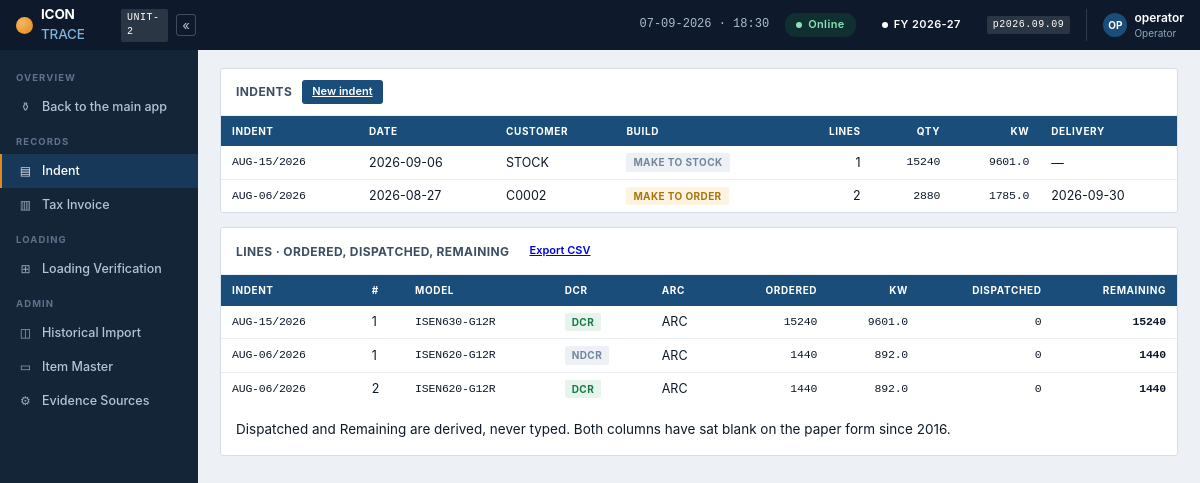
The page /indent on the database as committed earlier.
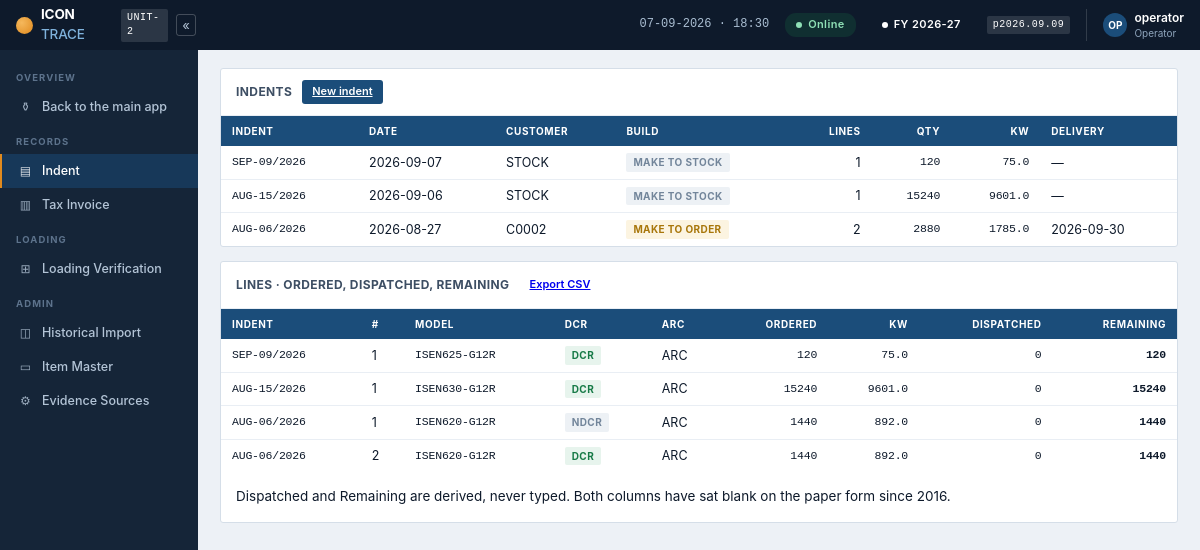
The same page on the database as committed later.
### tables this page shows
CREATE TABLE indent (
  indent_id     INTEGER PRIMARY KEY AUTOINCREMENT,
  indent_no     TEXT  NOT NULL,        -- e.g. AUG-05/2026
  indent_date   TEXT         NOT NULL,
  customer      TEXT NOT NULL,
  area          TEXT  NULL,
  lot_name      TEXT  NULL,      -- optional, Humesh's request

  -- Icon's own vocabulary, from the Jan-2025 SRS. Do not invent new terms:
  --   make_to_stock  = "Common Items"     - fulfil from General Stock
  --   make_to_order  = "Un-Common Items"  - built to a customer spec
  -- Borosil is make_to_order (own labels, no Icon logo). AGNI is
  -- make_to_stock. This is a SEPARATE axis from pre/post-shared, which is
  -- only about when the serial is disclosed.
  build_type    TEXT NOT NULL
                DEFAULT 'make_to_stock',

  -- The paper form says things like "NEXT WEEK". Keep what was written for
  -- the record, but store a real date so it can be sorted and chased.
  delivery_by   TEXT         NULL,
  delivery_text TEXT NULL,

  special_instructions TEXT  NULL,
  prepared_by   TEXT  NULL,            -- e.g. Akansha Reddy
  approved_by   TEXT  NULL,            -- Marketing HOD
  form_no       TEXT  NOT NULL DEFAULT 'IS-HO-MRK-FM-03',

  pdf_path      TEXT NULL,            -- file on disk, never a BLOB
  pdf_sha256    TEXT     NULL,

  status        TEXT NOT NULL DEFAULT 'open',
  closed_reason TEXT NULL,
  created_at    TEXT     NOT NULL DEFAULT CURRENT_TIMESTAMP,
  created_by    TEXT  NOT NULL,
  UNIQUE (indent_no)
);

CREATE TABLE indent_line (
  indent_line_id INTEGER PRIMARY KEY AUTOINCREMENT,
  indent_id      INTEGER      NOT NULL,
  line_no        INTEGER    NOT NULL,

  item_description TEXT NOT NULL,   -- exactly as written on the form
  -- so the line points at an ITEM, and the cell type comes with it.
  item_code      TEXT  NULL,
  model          TEXT  NOT NULL,     -- must exist in the model master
  wattage        INT          NOT NULL,
  qty            INT          NOT NULL,

  -- Store-declared REQUIREMENTS, stated before material issue. They are not
  -- derived from the materials chosen - the store needs the instruction
  -- first. Keeping them independent is what makes the cross-check possible:
  -- indent says DCR + materials issued say NDCR = refuse.
  dcr            TEXT NOT NULL,
  arc            TEXT NULL,

  -- From "PALLET PACKING (36nos x 1)". NULL means use the unit ceiling,
  -- which comes from frame thickness (Unit-2 30mm = 36). Must never exceed
  -- it - a physically impossible instruction is refused at entry, not
  -- discovered at packing.
  pallet_qty     INTEGER     NULL,

  line_note      TEXT NULL,
  UNIQUE (indent_id, line_no),
  CONSTRAINT fk_il_indent FOREIGN KEY (indent_id)
    REFERENCES indent (indent_id)
);

### app.py (the view)
@app.route("/indent")
def indent_list():
    with db.conn() as (cx, cur):
        rows = db.recent_indents(cur)
        prog = db.indent_progress(cur)
    return render_template("indent_list.html", rows=rows, prog=prog)

### app.py (called while the page is built)
def build_id():
    h = hashlib.sha256()
    for name in BUILD_FILES:
        for folder in (BASE, os.path.join(BASE, "static"),
                       os.path.join(BASE, "templates")):
            p = os.path.join(folder, name)
            if os.path.exists(p):
                h.update(str(os.path.getmtime(p)).encode())
                h.update(str(os.path.getsize(p)).encode())
                break
    return h.hexdigest()[:10]

@app.after_request
def no_store(resp):
    ct = resp.headers.get("Content-Type", "")
    if "text/html" in ct or "application/json" in ct:
        resp.headers["Cache-Control"] = "no-store, no-cache, must-revalidate, max-age=0"
        resp.headers["Pragma"] = "no-cache"
        resp.headers["Expires"] = "0"
        resp.headers["X-Icon-Build"] = build_id()
    return resp

def actor():
    return session.get("user", "operator")

@app.context_processor
def globals_():
    return {
        "db_mode": "MySQL" if db.available() else "DEMO — nothing is saved",
        "db_live": db.available(),
        "today": datetime.date.today(),
        "fy_label": db.fy_label(db.fin_year()),
        "user": actor(),
        "parser_version": invparse.__version__,
        "now": datetime.datetime.now().strftime("%d-%m-%Y  ·  %H:%M"),
        "cfg_unit": "2",
        "build": build_id(),
    }

### db.py (called while the page is built, shortened)
def available():
    return True

def fin_year(d=None):
    d = d or datetime.date.today()
    return d.year if d.month >= 4 else d.year - 1

def fy_label(fy):
    return "%d-%02d" % (fy, (fy + 1) % 100)

def indent_progress(cur, indent_no=None):
    sql = "SELECT * FROM v_indent_progress"
    args = ()
    if indent_no:
        sql += " WHERE indent_no=%s"
        args = (indent_no,)
    cur.execute(sql + " ORDER BY indent_date DESC, line_no", args)
    return cur.fetchall()

def recent_indents(cur, n=20):
    cur.execute(
        "SELECT i.*, COUNT(il.indent_line_id) AS lines, "
        "SUM(il.qty) AS total_qty, "
        "ROUND(SUM(il.wattage*il.qty)/1000, 2) AS total_kw "
        "FROM indent i LEFT JOIN indent_line il ON il.indent_id=i.indent_id "
        "GROUP BY i.indent_id ORDER BY i.indent_id DESC LIMIT %s", (n,))
    return cur.fetchall()

### store.py (called while the page is built, shortened)
def _row_factory(cursor, row):
    return {d[0]: row[i] for i, d in enumerate(cursor.description)}

def ensure():
    global _ready
    if _ready and os.path.exists(DB_PATH):
        return

    def execute(self, sql, args=()):
        self._c.execute(sql.replace("%s", "?"), tuple(args))
        return self

### templates/indent_list.html
{% extends "base.html" %}{% set nav='indent' %}
{% block body %}
<div class="card"><div class="card-h"><h3>Indents</h3>
  <span class="sp"><a class="btn btn-primary btn-sm" href="{{ url_for('indent_new') }}">New indent</a></span></div>
{% if rows %}<div class="scroll"><table>
<thead><tr><th>Indent</th><th>Date</th><th>Customer</th><th>Build</th>
<th style="text-align:right">Lines</th><th style="text-align:right">Qty</th>
<th style="text-align:right">KW</th><th>Delivery</th></tr></thead><tbody>
{% for r in rows %}<tr>
  <td class="mono">{{ r.indent_no }}</td><td>{{ r.indent_date }}</td>
  <td>{{ r.customer }}</td>
  <td><span class="tag {{ 't-rev' if r.build_type=='make_to_order' else 't-mute' }}">
      {{ 'make to order' if r.build_type=='make_to_order' else 'make to stock' }}</span></td>
  <td style="text-align:right">{{ r.lines }}</td>
  <td style="text-align:right" class="mono">{{ r.total_qty }}</td>
  <td style="text-align:right" class="mono">{{ r.total_kw }}</td>
  <td>{{ r.delivery_by or r.delivery_text or '—' }}</td></tr>{% endfor %}
</tbody></table></div>{% else %}
<div class="card-b hint">No indents yet. The indent is Marketing's instruction to
the factory and everything downstream hangs off it.</div>{% endif %}</div>
{% if prog %}
<div class="card"><div class="card-h"><h3>Lines · ordered, dispatched, remaining</h3><span class="sp"><a class="btn btn-sm" href="{{ url_for('export_csv', what='indents') }}">Export CSV</a></span></div>
<div class="scroll"><table>
<thead><tr><th>Indent</th><th>#</th><th>Model</th><th>DCR</th><th>ARC</th>
<th style="text-align:right">Ordered</th><th style="text-align:right">KW</th>
<th style="text-align:right">Dispatched</th><th style="text-align:right">Remaining</th></tr></thead><tbody>
{% for p in prog %}<tr>
  <td class="mono">{{ p.indent_no }}</td><td>{{ p.line_no }}</td>
  <td class="mono">{{ p.model }}</td>
  <td><span class="tag {{ 't-pass' if p.dcr=='DCR' else 't-mute' }}">{{ p.dcr }}</span></td>
  <td>{{ p.arc or '—' }}</td>
  <td style="text-align:right" class="mono">{{ p.ordered_qty }}</td>
  <td style="text-align:right" class="mono">{{ p.ordered_kw }}</td>
  <td style="text-align:right" class="mono">{{ p.dispatched_qty }}</td>
  <td style="text-align:right" class="mono"><b>{{ p.remaining_qty }}</b></td></tr>{% endfor %}
</tbody></table></div>
<div class="card-b hint">Dispatched and Remaining are derived, never typed. Both
columns have sat blank on the paper form since 2016.</div></div>
{% endif %}
{% endblock %}

### templates/base.html (shortened to what this page needs)
<!doctype html>
<html lang="en"><head>
<link rel="stylesheet" href="{{ url_for('static', filename='icon.css') }}?b={{ build }}">
</head><body>
<div id="app">
  <div class="topbar">
    <div class="tb-mark"><div class="tb-sun"></div><b>ICON <span>TRACE</span></b>
      <span class="tb-unit">UNIT-{{ cfg_unit }}</span>
      <button id="sideBtn" class="side-toggle" title="Collapse the menu">&laquo;</button>
    </div>
    <div class="tb-right">
      <span class="tb-clock">{{ now }}</span>
      <span class="conn on" id="conn"><i></i><span>Online</span></span>
      <span class="shift-pill"><i></i><span>FY {{ fy_label }}</span></span>
      <span class="tb-unit" title="build">p{{ parser_version }}</span>
      <div class="tb-user">
        <div class="tb-av">{{ user[:2] | upper }}</div>
        <div><div style="font-size:12px;font-weight:600">{{ user }}</div>
        <div style="font-size:10px;color:#8FA5BC">Operator</div></div>
      </div>
    </div>
  </div>
  <nav class="side" id="sidenav">
    <div class="nav-sec">Overview</div>
    <a class="nav-i" href="/"><em>&#9905;</em>Back to the main app</a>
    <div class="nav-sec">Records</div>
    <a class="nav-i {{ 'on' if nav=='indent' }}" href="{{ url_for('indent_list') }}"><em>&#9636;</em>Indent</a>
    <a class="nav-i {{ 'on' if nav=='invoice' }}" href="{{ url_for('invoice_upload') }}"><em>&#9637;</em>Tax Invoice</a>
    <div class="nav-sec">Loading</div>
    <a class="nav-i {{ 'on' if nav=='loading' }}" href="{{ url_for('loading') }}"><em>&#8862;</em>Loading Verification</a>
    <div class="nav-sec">Admin</div>
    <a class="nav-i {{ 'on' if nav=='import' }}" href="{{ url_for('challan_import') }}"><em>&#9707;</em>Historical Import</a>
    <a class="nav-i {{ 'on' if nav=='models' }}" href="{{ url_for('model_master') }}"><em>&#9645;</em>Item Master</a>
    <a class="nav-i {{ 'on' if nav=='settings' }}" href="{{ url_for('settings') }}"><em>&#9881;</em>Evidence Sources</a>
  </nav>
  <div class="main">
  {% block body %}{% endblock %}
  </div>
</div>
</body></html>

Rows that differ between the two databases and show on the page:
added indent: indent_no "SEP-09/2026", indent_date "2026-09-07", customer "STOCK", build_type "MAKE TO STOCK", lines "1", total_qty "120", total_kw "75.0", delivery_by "—"
added indent_line: indent_no "SEP-09/2026", line_no "1", model "ISEN625-G12R", dcr "DCR", arc "ARC", ordered_qty "120", ordered_kw "75.0", dispatched_qty "0", remaining_qty "120"
